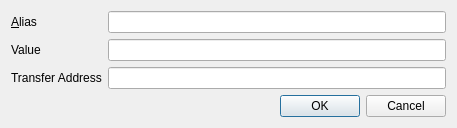
<?xml version="1.0" encoding="UTF-8"?>
<ui version="4.0">
 <class>EditAliasDialog</class>
 <widget class="QDialog" name="EditAliasDialog">
  <property name="geometry">
   <rect>
    <x>0</x>
    <y>0</y>
    <width>457</width>
    <height>126</height>
   </rect>
  </property>
  <property name="windowTitle">
   <string>Edit Alias</string>
  </property>
  <layout class="QVBoxLayout" name="verticalLayout">
   <item>
    <layout class="QFormLayout" name="formLayout">
     <property name="fieldGrowthPolicy">
      <enum>QFormLayout::AllNonFixedFieldsGrow</enum>
     </property>
     <item row="0" column="0">
      <widget class="QLabel" name="label_2">
       <property name="text">
        <string>&amp;Alias</string>
       </property>
       <property name="buddy">
        <cstring>aliasEdit</cstring>
       </property>
      </widget>
     </item>
     <item row="0" column="1">
      <widget class="QLineEdit" name="aliasEdit">
       <property name="toolTip">
        <string>The alias name.</string>
       </property>
      </widget>
     </item>
     <item row="1" column="0">
      <widget class="QLabel" name="label">
       <property name="text">
        <string>Value</string>
       </property>
       <property name="buddy">
        <cstring>nameEdit</cstring>
       </property>
      </widget>
     </item>
     <item row="1" column="1">
      <widget class="QLineEdit" name="nameEdit">
       <property name="toolTip">
        <string>The value associated with this alias.</string>
       </property>
      </widget>
     </item>
     <item row="2" column="1">
      <widget class="QLineEdit" name="transferEdit"/>
     </item>
     <item row="2" column="0">
      <widget class="QLabel" name="transferLabel">
       <property name="text">
        <string>Transfer Address</string>
       </property>
      </widget>
     </item>
    </layout>
   </item>
   <item>
    <widget class="QDialogButtonBox" name="buttonBox">
     <property name="orientation">
      <enum>Qt::Horizontal</enum>
     </property>
     <property name="standardButtons">
      <set>QDialogButtonBox::Cancel|QDialogButtonBox::Ok</set>
     </property>
    </widget>
   </item>
  </layout>
 </widget>
 <resources/>
 <connections>
  <connection>
   <sender>buttonBox</sender>
   <signal>accepted()</signal>
   <receiver>EditAliasDialog</receiver>
   <slot>accept()</slot>
   <hints>
    <hint type="sourcelabel">
     <x>248</x>
     <y>254</y>
    </hint>
    <hint type="destinationlabel">
     <x>157</x>
     <y>274</y>
    </hint>
   </hints>
  </connection>
  <connection>
   <sender>buttonBox</sender>
   <signal>rejected()</signal>
   <receiver>EditAliasDialog</receiver>
   <slot>reject()</slot>
   <hints>
    <hint type="sourcelabel">
     <x>316</x>
     <y>260</y>
    </hint>
    <hint type="destinationlabel">
     <x>286</x>
     <y>274</y>
    </hint>
   </hints>
  </connection>
 </connections>
</ui>
